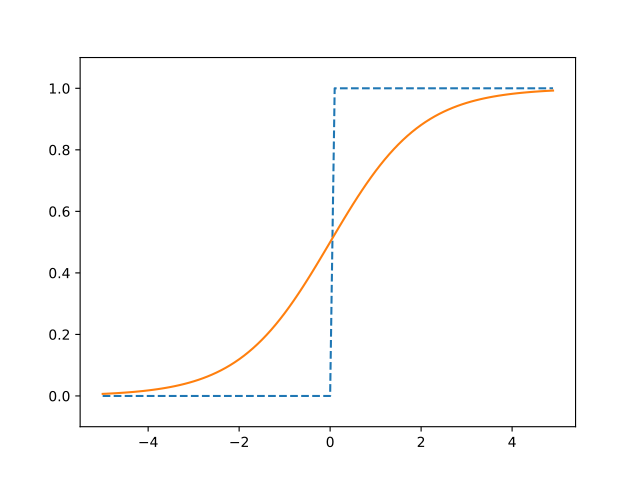

Write Python code to recreate this figure.
import numpy
import matplotlib.pylab as plt

"""
ステップ関数
:param numpy.array: x
"""
def step_function(x):
    y = x > 0   # 配列Xの各要素を比較した結果の配列をYに入れる
    return y.astype(numpy.int)  # Yの各要素booleanをintがたに変換



"""
シグモイド関数
:param numpy.array: x
"""
def sigmoid(x):
    return 1 / (1 + numpy.exp(-x))  # exp = 指数関数のこと


if __name__ == "__main__":
    x = numpy.arange(-5.0, 5.0, 0.1)    # 0.1刻みで、-5.0 ~ 5.0の配列
    y1 = step_function(x)
    y2 = sigmoid(x)
    plt.plot(x, y1, linestyle = '--', label = 'step')
    plt.plot(x, y2, label = 'sigmoid')
    plt.ylim(-0.1, 1.1) # y軸の範囲
    plt.show()
